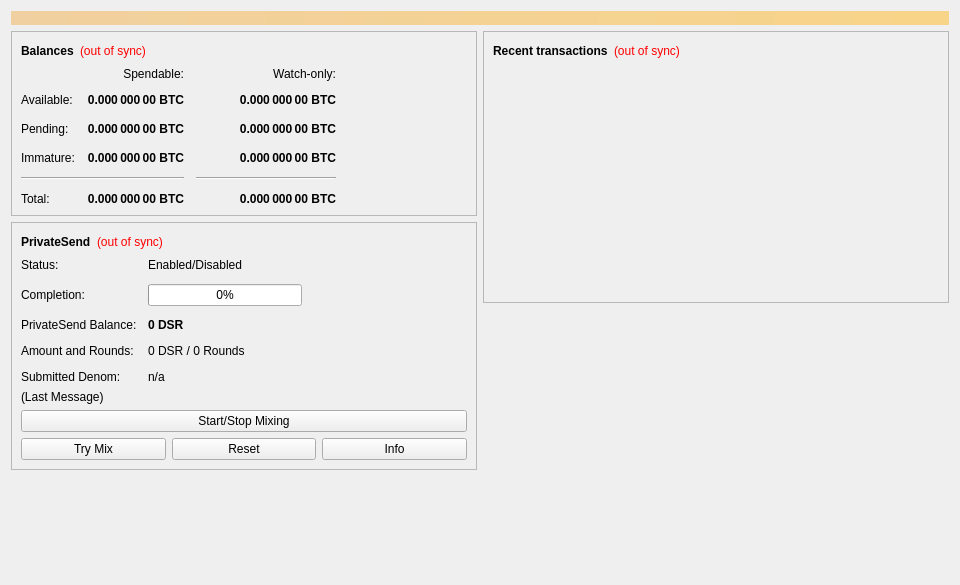
<?xml version="1.0" encoding="UTF-8"?>
<ui version="4.0">
 <class>OverviewPage</class>
 <widget class="QWidget" name="OverviewPage">
  <property name="geometry">
   <rect>
    <x>0</x>
    <y>0</y>
    <width>960</width>
    <height>585</height>
   </rect>
  </property>
  <property name="minimumSize">
   <size>
    <width>960</width>
    <height>0</height>
   </size>
  </property>
  <property name="windowTitle">
   <string>Form</string>
  </property>
  <layout class="QVBoxLayout" name="topLayout">
   <item>
    <widget class="QLabel" name="labelAlerts">
     <property name="visible">
      <bool>false</bool>
     </property>
     <property name="styleSheet">
      <string notr="true">QLabel { background-color: qlineargradient(x1: 0, y1: 0, x2: 1, y2: 0, stop:0 #F0D0A0, stop:1 #F8D488); color:#000000; }</string>
     </property>
     <property name="wordWrap">
      <bool>true</bool>
     </property>
     <property name="margin">
      <number>3</number>
     </property>
     <property name="textInteractionFlags">
      <set>Qt::TextSelectableByMouse</set>
     </property>
    </widget>
   </item>
   <item>
    <layout class="QHBoxLayout" name="horizontalLayout" stretch="1,1">
     <item>
      <layout class="QVBoxLayout" name="verticalLayout_2">
       <item>
        <widget class="QFrame" name="frame">
         <property name="frameShape">
          <enum>QFrame::StyledPanel</enum>
         </property>
         <property name="frameShadow">
          <enum>QFrame::Raised</enum>
         </property>
         <layout class="QVBoxLayout" name="verticalLayout_4">
          <item>
           <layout class="QHBoxLayout" name="horizontalLayout_4">
            <item>
             <widget class="QLabel" name="label_5">
              <property name="font">
               <font>
                <weight>75</weight>
                <bold>true</bold>
               </font>
              </property>
              <property name="text">
               <string>Balances</string>
              </property>
             </widget>
            </item>
            <item>
             <widget class="QLabel" name="labelWalletStatus">
              <property name="toolTip">
               <string>The displayed information may be out of date. Your wallet automatically synchronizes with the Desire network after a connection is established, but this process has not completed yet.</string>
              </property>
              <property name="styleSheet">
               <string notr="true">QLabel { color: red; }</string>
              </property>
              <property name="text">
               <string notr="true">(out of sync)</string>
              </property>
              <property name="alignment">
               <set>Qt::AlignLeading|Qt::AlignLeft|Qt::AlignVCenter</set>
              </property>
             </widget>
            </item>
            <item>
             <spacer name="horizontalSpacer_3">
              <property name="orientation">
               <enum>Qt::Horizontal</enum>
              </property>
              <property name="sizeHint" stdset="0">
               <size>
                <width>40</width>
                <height>20</height>
               </size>
              </property>
             </spacer>
            </item>
           </layout>
          </item>
          <item>
           <layout class="QGridLayout" name="gridLayout">
            <property name="spacing">
             <number>12</number>
            </property>
            <item row="2" column="2">
             <widget class="QLabel" name="labelWatchPending">
              <property name="font">
               <font>
                <weight>75</weight>
                <bold>true</bold>
               </font>
              </property>
              <property name="cursor">
               <cursorShape>IBeamCursor</cursorShape>
              </property>
              <property name="toolTip">
               <string>Unconfirmed transactions to watch-only addresses</string>
              </property>
              <property name="text">
               <string notr="true">0.000 000 00 BTC</string>
              </property>
              <property name="alignment">
               <set>Qt::AlignRight|Qt::AlignTrailing|Qt::AlignVCenter</set>
              </property>
              <property name="textInteractionFlags">
               <set>Qt::LinksAccessibleByMouse|Qt::TextSelectableByKeyboard|Qt::TextSelectableByMouse</set>
              </property>
             </widget>
            </item>
            <item row="2" column="1">
             <widget class="QLabel" name="labelUnconfirmed">
              <property name="font">
               <font>
                <weight>75</weight>
                <bold>true</bold>
               </font>
              </property>
              <property name="cursor">
               <cursorShape>IBeamCursor</cursorShape>
              </property>
              <property name="toolTip">
               <string>Total of transactions that have yet to be confirmed, and do not yet count toward the spendable balance</string>
              </property>
              <property name="text">
               <string notr="true">0.000 000 00 BTC</string>
              </property>
              <property name="alignment">
               <set>Qt::AlignRight|Qt::AlignTrailing|Qt::AlignVCenter</set>
              </property>
              <property name="textInteractionFlags">
               <set>Qt::LinksAccessibleByMouse|Qt::TextSelectableByKeyboard|Qt::TextSelectableByMouse</set>
              </property>
             </widget>
            </item>
            <item row="3" column="2">
             <widget class="QLabel" name="labelWatchImmature">
              <property name="font">
               <font>
                <weight>75</weight>
                <bold>true</bold>
               </font>
              </property>
              <property name="cursor">
               <cursorShape>IBeamCursor</cursorShape>
              </property>
              <property name="toolTip">
               <string>Mined balance in watch-only addresses that has not yet matured</string>
              </property>
              <property name="text">
               <string notr="true">0.000 000 00 BTC</string>
              </property>
              <property name="alignment">
               <set>Qt::AlignRight|Qt::AlignTrailing|Qt::AlignVCenter</set>
              </property>
              <property name="textInteractionFlags">
               <set>Qt::LinksAccessibleByMouse|Qt::TextSelectableByKeyboard|Qt::TextSelectableByMouse</set>
              </property>
             </widget>
            </item>
            <item row="4" column="0" colspan="2">
             <widget class="Line" name="lineSpendableBalance">
              <property name="orientation">
               <enum>Qt::Horizontal</enum>
              </property>
             </widget>
            </item>
            <item row="4" column="2">
             <widget class="Line" name="lineWatchBalance">
              <property name="sizePolicy">
               <sizepolicy hsizetype="Preferred" vsizetype="Fixed">
                <horstretch>0</horstretch>
                <verstretch>0</verstretch>
               </sizepolicy>
              </property>
              <property name="minimumSize">
               <size>
                <width>140</width>
                <height>0</height>
               </size>
              </property>
              <property name="orientation">
               <enum>Qt::Horizontal</enum>
              </property>
             </widget>
            </item>
            <item row="5" column="0">
             <widget class="QLabel" name="labelTotalText">
              <property name="text">
               <string>Total:</string>
              </property>
             </widget>
            </item>
            <item row="3" column="1">
             <widget class="QLabel" name="labelImmature">
              <property name="font">
               <font>
                <weight>75</weight>
                <bold>true</bold>
               </font>
              </property>
              <property name="cursor">
               <cursorShape>IBeamCursor</cursorShape>
              </property>
              <property name="toolTip">
               <string>Mined balance that has not yet matured</string>
              </property>
              <property name="text">
               <string notr="true">0.000 000 00 BTC</string>
              </property>
              <property name="alignment">
               <set>Qt::AlignRight|Qt::AlignTrailing|Qt::AlignVCenter</set>
              </property>
              <property name="textInteractionFlags">
               <set>Qt::LinksAccessibleByMouse|Qt::TextSelectableByKeyboard|Qt::TextSelectableByMouse</set>
              </property>
             </widget>
            </item>
            <item row="2" column="3">
             <spacer name="horizontalSpacer_2">
              <property name="orientation">
               <enum>Qt::Horizontal</enum>
              </property>
              <property name="sizeHint" stdset="0">
               <size>
                <width>40</width>
                <height>20</height>
               </size>
              </property>
             </spacer>
            </item>
            <item row="3" column="0">
             <widget class="QLabel" name="labelImmatureText">
              <property name="text">
               <string>Immature:</string>
              </property>
             </widget>
            </item>
            <item row="5" column="1">
             <widget class="QLabel" name="labelTotal">
              <property name="font">
               <font>
                <weight>75</weight>
                <bold>true</bold>
               </font>
              </property>
              <property name="cursor">
               <cursorShape>IBeamCursor</cursorShape>
              </property>
              <property name="toolTip">
               <string>Your current total balance</string>
              </property>
              <property name="text">
               <string notr="true">0.000 000 00 BTC</string>
              </property>
              <property name="alignment">
               <set>Qt::AlignRight|Qt::AlignTrailing|Qt::AlignVCenter</set>
              </property>
              <property name="textInteractionFlags">
               <set>Qt::LinksAccessibleByMouse|Qt::TextSelectableByKeyboard|Qt::TextSelectableByMouse</set>
              </property>
             </widget>
            </item>
            <item row="5" column="2">
             <widget class="QLabel" name="labelWatchTotal">
              <property name="font">
               <font>
                <weight>75</weight>
                <bold>true</bold>
               </font>
              </property>
              <property name="cursor">
               <cursorShape>IBeamCursor</cursorShape>
              </property>
              <property name="toolTip">
               <string>Current total balance in watch-only addresses</string>
              </property>
              <property name="text">
               <string notr="true">0.000 000 00 BTC</string>
              </property>
              <property name="alignment">
               <set>Qt::AlignRight|Qt::AlignTrailing|Qt::AlignVCenter</set>
              </property>
              <property name="textInteractionFlags">
               <set>Qt::LinksAccessibleByMouse|Qt::TextSelectableByKeyboard|Qt::TextSelectableByMouse</set>
              </property>
             </widget>
            </item>
            <item row="0" column="2">
             <widget class="QLabel" name="labelWatchonly">
              <property name="text">
               <string>Watch-only:</string>
              </property>
              <property name="alignment">
               <set>Qt::AlignRight|Qt::AlignTrailing|Qt::AlignVCenter</set>
              </property>
             </widget>
            </item>
            <item row="1" column="0">
             <widget class="QLabel" name="labelBalanceText">
              <property name="text">
               <string>Available:</string>
              </property>
             </widget>
            </item>
            <item row="1" column="1">
             <widget class="QLabel" name="labelBalance">
              <property name="font">
               <font>
                <weight>75</weight>
                <bold>true</bold>
               </font>
              </property>
              <property name="cursor">
               <cursorShape>IBeamCursor</cursorShape>
              </property>
              <property name="toolTip">
               <string>Your current spendable balance</string>
              </property>
              <property name="text">
               <string notr="true">0.000 000 00 BTC</string>
              </property>
              <property name="alignment">
               <set>Qt::AlignRight|Qt::AlignTrailing|Qt::AlignVCenter</set>
              </property>
              <property name="textInteractionFlags">
               <set>Qt::LinksAccessibleByMouse|Qt::TextSelectableByKeyboard|Qt::TextSelectableByMouse</set>
              </property>
             </widget>
            </item>
            <item row="1" column="2">
             <widget class="QLabel" name="labelWatchAvailable">
              <property name="font">
               <font>
                <weight>75</weight>
                <bold>true</bold>
               </font>
              </property>
              <property name="cursor">
               <cursorShape>IBeamCursor</cursorShape>
              </property>
              <property name="toolTip">
               <string>Your current balance in watch-only addresses</string>
              </property>
              <property name="text">
               <string notr="true">0.000 000 00 BTC</string>
              </property>
              <property name="alignment">
               <set>Qt::AlignRight|Qt::AlignTrailing|Qt::AlignVCenter</set>
              </property>
              <property name="textInteractionFlags">
               <set>Qt::LinksAccessibleByMouse|Qt::TextSelectableByKeyboard|Qt::TextSelectableByMouse</set>
              </property>
             </widget>
            </item>
            <item row="2" column="0">
             <widget class="QLabel" name="labelPendingText">
              <property name="text">
               <string>Pending:</string>
              </property>
             </widget>
            </item>
            <item row="0" column="1">
             <widget class="QLabel" name="labelSpendable">
              <property name="text">
               <string>Spendable:</string>
              </property>
              <property name="alignment">
               <set>Qt::AlignRight|Qt::AlignTrailing|Qt::AlignVCenter</set>
              </property>
             </widget>
            </item>
           </layout>
          </item>
         </layout>
        </widget>
       </item>
       <item>
        <widget class="QFrame" name="framePrivateSend">
         <property name="layoutDirection">
          <enum>Qt::LeftToRight</enum>
         </property>
         <property name="frameShape">
          <enum>QFrame::StyledPanel</enum>
         </property>
         <property name="frameShadow">
          <enum>QFrame::Raised</enum>
         </property>
         <layout class="QVBoxLayout" name="VerticalLayout_PS1">
          <item>
           <layout class="QHBoxLayout" name="horizontalLayout_5">
            <item>
             <widget class="QLabel" name="labelPrivateSendHeader">
              <property name="font">
               <font>
                <weight>75</weight>
                <bold>true</bold>
               </font>
              </property>
              <property name="text">
               <string>PrivateSend</string>
              </property>
             </widget>
            </item>
            <item>
             <widget class="QLabel" name="labelPrivateSendSyncStatus">
              <property name="toolTip">
               <string>The displayed information may be out of date. Your wallet automatically synchronizes with the Desire network after a connection is established, but this process has not completed yet.</string>
              </property>
              <property name="styleSheet">
               <string notr="true">QLabel { color: red; }</string>
              </property>
              <property name="text">
               <string notr="true">(out of sync)</string>
              </property>
              <property name="alignment">
               <set>Qt::AlignLeading|Qt::AlignLeft|Qt::AlignVCenter</set>
              </property>
             </widget>
            </item>
            <item>
             <spacer name="horizontalSpacer_4">
              <property name="orientation">
               <enum>Qt::Horizontal</enum>
              </property>
              <property name="sizeHint" stdset="0">
               <size>
                <width>40</width>
                <height>20</height>
               </size>
              </property>
             </spacer>
            </item>
           </layout>
          </item>
          <item>
           <layout class="QFormLayout" name="privateSendFormLayout">
            <property name="fieldGrowthPolicy">
             <enum>QFormLayout::AllNonFixedFieldsGrow</enum>
            </property>
            <property name="horizontalSpacing">
             <number>11</number>
            </property>
            <property name="verticalSpacing">
             <number>12</number>
            </property>
            <item row="0" column="0">
             <widget class="QLabel" name="labelPrivateSendEnabledText">
              <property name="text">
               <string>Status:</string>
              </property>
             </widget>
            </item>
            <item row="0" column="1">
             <widget class="QLabel" name="labelPrivateSendEnabled">
              <property name="text">
               <string>Enabled/Disabled</string>
              </property>
             </widget>
            </item>
            <item row="1" column="0">
             <widget class="QLabel" name="labelCompletitionText">
              <property name="text">
               <string>Completion:</string>
              </property>
             </widget>
            </item>
            <item row="1" column="1">
             <widget class="QProgressBar" name="privateSendProgress">
              <property name="maximumSize">
               <size>
                <width>154</width>
                <height>16777215</height>
               </size>
              </property>
              <property name="value">
               <number>0</number>
              </property>
             </widget>
            </item>
            <item row="2" column="0">
             <widget class="QLabel" name="labelAnonymizedText">
              <property name="text">
               <string>PrivateSend Balance:</string>
              </property>
             </widget>
            </item>
            <item row="2" column="1">
             <widget class="QLabel" name="labelAnonymized">
              <property name="font">
               <font>
                <weight>75</weight>
                <bold>true</bold>
               </font>
              </property>
              <property name="text">
               <string notr="true">0 DSR</string>
              </property>
             </widget>
            </item>
            <item row="3" column="0">
             <widget class="QLabel" name="labelAmountAndRoundsText">
              <property name="text">
               <string>Amount and Rounds:</string>
              </property>
             </widget>
            </item>
            <item row="3" column="1">
             <widget class="QLabel" name="labelAmountRounds">
              <property name="text">
               <string>0 DSR / 0 Rounds</string>
              </property>
             </widget>
            </item>
            <item row="4" column="0">
             <widget class="QLabel" name="labelSubmittedDenomText">
              <property name="text">
               <string>Submitted Denom:</string>
              </property>
             </widget>
            </item>
            <item row="4" column="1">
             <widget class="QLabel" name="labelSubmittedDenom">
              <property name="toolTip">
               <string>The denominations you submitted to the Masternode.&lt;br&gt;To mix, other users must submit the exact same denominations.</string>
              </property>
              <property name="text">
               <string>n/a</string>
              </property>
             </widget>
            </item>
           </layout>
          </item>
          <item>
           <layout class="QVBoxLayout" name="VerticalLayout_PS">
            <item>
             <widget class="QLabel" name="labelPrivateSendLastMessage">
              <property name="text">
               <string>(Last Message)</string>
              </property>
              <property name="alignment">
               <set>Qt::AlignLeading|Qt::AlignLeft|Qt::AlignTop</set>
              </property>
              <property name="wordWrap">
               <bool>true</bool>
              </property>
             </widget>
            </item>
            <item>
             <widget class="QPushButton" name="togglePrivateSend">
              <property name="sizePolicy">
               <sizepolicy hsizetype="MinimumExpanding" vsizetype="Fixed">
                <horstretch>0</horstretch>
                <verstretch>0</verstretch>
               </sizepolicy>
              </property>
              <property name="text">
               <string>Start/Stop Mixing</string>
              </property>
             </widget>
            </item>
            <item>
             <layout class="QHBoxLayout" name="horizontalLayout_debugbuttons">
              <item>
               <widget class="QPushButton" name="privateSendAuto">
                <property name="sizePolicy">
                 <sizepolicy hsizetype="MinimumExpanding" vsizetype="Fixed">
                  <horstretch>0</horstretch>
                  <verstretch>0</verstretch>
                 </sizepolicy>
                </property>
                <property name="toolTip">
                 <string>Try to manually submit a PrivateSend request.</string>
                </property>
                <property name="text">
                 <string>Try Mix</string>
                </property>
               </widget>
              </item>
              <item>
               <widget class="QPushButton" name="privateSendReset">
                <property name="sizePolicy">
                 <sizepolicy hsizetype="MinimumExpanding" vsizetype="Fixed">
                  <horstretch>0</horstretch>
                  <verstretch>0</verstretch>
                 </sizepolicy>
                </property>
                <property name="toolTip">
                 <string>Reset the current status of PrivateSend (can interrupt PrivateSend if it's in the process of Mixing, which can cost you money!)</string>
                </property>
                <property name="autoFillBackground">
                 <bool>false</bool>
                </property>
                <property name="text">
                 <string>Reset</string>
                </property>
               </widget>
              </item>
              <item>
               <widget class="QPushButton" name="privateSendInfo">
                <property name="sizePolicy">
                 <sizepolicy hsizetype="MinimumExpanding" vsizetype="Fixed">
                  <horstretch>0</horstretch>
                  <verstretch>0</verstretch>
                 </sizepolicy>
                </property>
                <property name="toolTip">
                 <string>Information about PrivateSend and Mixing</string>
                </property>
                <property name="text">
                 <string>Info</string>
                </property>
               </widget>
              </item>
             </layout>
            </item>
           </layout>
          </item>
         </layout>
        </widget>
       </item>
       <item>
        <spacer name="verticalSpacer">
         <property name="orientation">
          <enum>Qt::Vertical</enum>
         </property>
         <property name="sizeHint" stdset="0">
          <size>
           <width>20</width>
           <height>40</height>
          </size>
         </property>
        </spacer>
       </item>
      </layout>
     </item>
     <item>
      <layout class="QVBoxLayout" name="verticalLayout_3">
       <item>
        <widget class="QFrame" name="frame_2">
         <property name="frameShape">
          <enum>QFrame::StyledPanel</enum>
         </property>
         <property name="frameShadow">
          <enum>QFrame::Raised</enum>
         </property>
         <layout class="QVBoxLayout" name="verticalLayout">
          <item>
           <layout class="QHBoxLayout" name="horizontalLayout_2">
            <item>
             <widget class="QLabel" name="label_4">
              <property name="font">
               <font>
                <weight>75</weight>
                <bold>true</bold>
               </font>
              </property>
              <property name="text">
               <string>Recent transactions</string>
              </property>
             </widget>
            </item>
            <item>
             <widget class="QLabel" name="labelTransactionsStatus">
              <property name="toolTip">
               <string>The displayed information may be out of date. Your wallet automatically synchronizes with the Desire network after a connection is established, but this process has not completed yet.</string>
              </property>
              <property name="styleSheet">
               <string notr="true">QLabel { color: red; }</string>
              </property>
              <property name="text">
               <string notr="true">(out of sync)</string>
              </property>
              <property name="alignment">
               <set>Qt::AlignLeading|Qt::AlignLeft|Qt::AlignVCenter</set>
              </property>
             </widget>
            </item>
            <item>
             <spacer name="horizontalSpacer">
              <property name="orientation">
               <enum>Qt::Horizontal</enum>
              </property>
              <property name="sizeHint" stdset="0">
               <size>
                <width>40</width>
                <height>20</height>
               </size>
              </property>
             </spacer>
            </item>
           </layout>
          </item>
          <item>
           <widget class="QListView" name="listTransactions">
            <property name="styleSheet">
             <string notr="true">QListView { background: transparent; }</string>
            </property>
            <property name="frameShape">
             <enum>QFrame::NoFrame</enum>
            </property>
            <property name="verticalScrollBarPolicy">
             <enum>Qt::ScrollBarAlwaysOff</enum>
            </property>
            <property name="horizontalScrollBarPolicy">
             <enum>Qt::ScrollBarAlwaysOff</enum>
            </property>
            <property name="selectionMode">
             <enum>QAbstractItemView::NoSelection</enum>
            </property>
           </widget>
          </item>
         </layout>
        </widget>
       </item>
       <item>
        <spacer name="verticalSpacer_2">
         <property name="orientation">
          <enum>Qt::Vertical</enum>
         </property>
         <property name="sizeHint" stdset="0">
          <size>
           <width>20</width>
           <height>40</height>
          </size>
         </property>
        </spacer>
       </item>
      </layout>
     </item>
    </layout>
   </item>
  </layout>
 </widget>
 <resources/>
 <connections/>
</ui>
